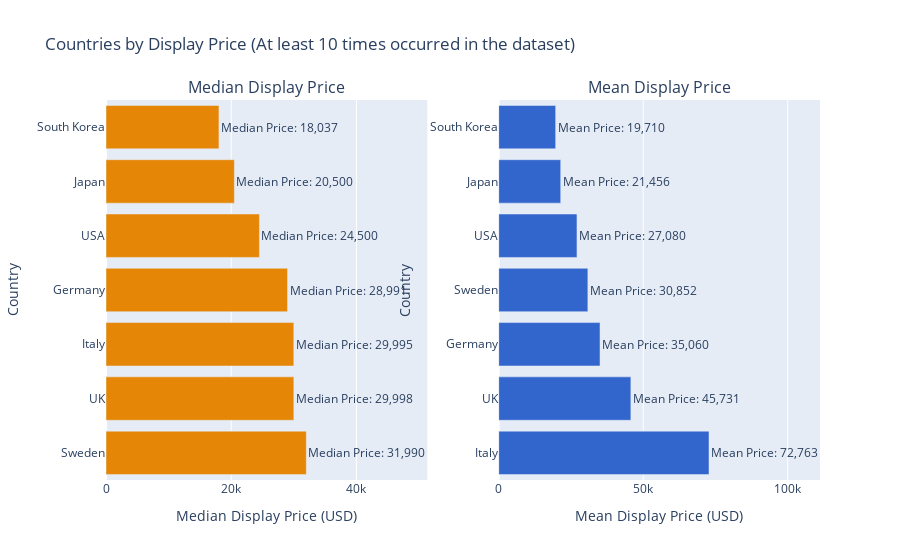

Source (notebook cell):
### Markdown cell above
## Q8 - Visualize and Interpret the Mean and Median of Car Display Prices by Country

* Insight 8.1: When we look at both graphs, we see huge differences. For example, when Italian cars have a Median price of 30k, in terms of Mean we see 72k. This can be caused by the fact that there are 3 Supercar brands in Italy, which can cause our mean to rise. For this reason, it's better to look at the median or use metrics based on country characteristics. On the other hand, in other countries, mean and median display prices follow similar prices with small differences.

* Insight 8.2 South Korea and Japan has the lowest display prices on both metrics.

### Code cell
top_10_countries_median = df.groupby('country').filter(lambda x: len(x) >= 10)\
                            .groupby('country')['display_price'].median()\
                            .sort_values(ascending=False)\
                            .head(10)
top_10_countries_median = top_10_countries_median.reset_index()

top_10_countries_mean = df.groupby('country').filter(lambda x: len(x) >= 10)\
                          .groupby('country')['display_price'].mean()\
                          .sort_values(ascending=False)\
                          .head(10)
top_10_countries_mean = top_10_countries_mean.reset_index()

fig1 = px.bar(top_10_countries_median, 
              x='display_price', 
              y='country', 
              orientation='h',
              title='Countries by Median Display Price (At least 10 times occurred in the dataset)',
              labels={'display_price': 'Median Display Price', 'country': 'Country'},
              color_discrete_sequence=px.colors.qualitative.Vivid
)

fig2 = px.bar(top_10_countries_mean, 
              x='display_price', 
              y='country', 
              orientation='h',
              title='Countries by Mean Display Price (At least 10 times occurred in the dataset)',
              labels={'display_price': 'Mean Display Price', 'country': 'Country'},
              color_discrete_sequence=px.colors.qualitative.G10
)

fig1.update_xaxes(title_text='Median Display Price (USD)')
fig1.update_yaxes(title_text='Country')

fig2.update_xaxes(title_text='Mean Display Price (USD)')
fig2.update_yaxes(title_text='Country')

fig = make_subplots(rows=1, cols=2, subplot_titles=("Median Display Price", "Mean Display Price"))

for trace in fig1['data']:
    fig.add_trace(trace, row=1, col=1)

for trace in fig2['data']:
    fig.add_trace(trace, row=1, col=2)

for i, country in enumerate(top_10_countries_median['country']):
    median_price = top_10_countries_median.loc[i, 'display_price']
    fig.add_annotation(
        x=median_price,
        y=country,
        text=f"Median Price: {median_price:,.0f}",
        showarrow=False,
        xanchor='left',
        yanchor='middle',
        row=1,
        col=1
    )

for i, country in enumerate(top_10_countries_mean['country']):
    mean_price = top_10_countries_mean.loc[i, 'display_price']
    fig.add_annotation(
        x=mean_price,
        y=country,
        text=f"Mean Price: {mean_price:,.0f}",
        showarrow=False,
        xanchor='left',
        yanchor='middle',
        row=1,
        col=2
    )

fig.update_layout(title_text="Countries by Display Price (At least 10 times occurred in the dataset)",
                  showlegend=False)

fig.update_xaxes(title_text='Median Display Price (USD)', row=1, col=1)
fig.update_xaxes(title_text='Mean Display Price (USD)', row=1, col=2)
fig.update_yaxes(title_text='Country', row=1, col=1)
fig.update_yaxes(title_text='Country', row=1, col=2)

fig.show()

### Figure 1 — Plotly figure (JSON) as saved in the notebook; plotly's stock layout.template omitted (floating-point values rounded to 4 significant figures)
{"data": [{"alignmentgroup": "True", "hovertemplate": "Median Display Price=%{x}<br>Country=%{y}<extra></extra>", "legendgroup": "", "marker": {"color": "rgb(229, 134, 6)", "pattern": {"shape": ""}}, "name": "", "offsetgroup": "", "orientation": "h", "showlegend": false, "textposition": "auto", "type": "bar", "x": [31990, 29998, 29995, 28991, 24500, 20500, 18037], "xaxis": "x", "y": ["Sweden", "UK", "Italy", "Germany", "USA", "Japan", "South Korea"], "yaxis": "y"}, {"alignmentgroup": "True", "hovertemplate": "Mean Display Price=%{x}<br>Country=%{y}<extra></extra>", "legendgroup": "", "marker": {"color": "#3366CC", "pattern": {"shape": ""}}, "name": "", "offsetgroup": "", "orientation": "h", "showlegend": false, "textposition": "auto", "type": "bar", "x": [72760.0, 45730.0, 35060.0, 30850.0, 27080.0, 21460.0, 19710.0], "xaxis": "x2", "y": ["Italy", "UK", "Germany", "Sweden", "USA", "Japan", "South Korea"], "yaxis": "y2"}], "layout": {"annotations": [{"font": {"size": 16}, "showarrow": false, "text": "Median Display Price", "x": 0.225, "xanchor": "center", "xref": "paper", "y": 1, "yanchor": "bottom", "yref": "paper"}, {"font": {"size": 16}, "showarrow": false, "text": "Mean Display Price", "x": 0.775, "xanchor": "center", "xref": "paper", "y": 1, "yanchor": "bottom", "yref": "paper"}, {"showarrow": false, "text": "Median Price: 31,990", "x": 31990, "xanchor": "left", "xref": "x", "y": "Sweden", "yanchor": "middle", "yref": "y"}, {"showarrow": false, "text": "Median Price: 29,998", "x": 29998, "xanchor": "left", "xref": "x", "y": "UK", "yanchor": "middle", "yref": "y"}, {"showarrow": false, "text": "Median Price: 29,995", "x": 29995, "xanchor": "left", "xref": "x", "y": "Italy", "yanchor": "middle", "yref": "y"}, {"showarrow": false, "text": "Median Price: 28,991", "x": 28991, "xanchor": "left", "xref": "x", "y": "Germany", "yanchor": "middle", "yref": "y"}, {"showarrow": false, "text": "Median Price: 24,500", "x": 24500, "xanchor": "left", "xref": "x", "y": "USA", "yanchor": "middle", "yref": "y"}, {"showarrow": false, "text": "Median Price: 20,500", "x": 20500, "xanchor": "left", "xref": "x", "y": "Japan", "yanchor": "middle", "yref": "y"}, {"showarrow": false, "text": "Median Price: 18,037", "x": 18037, "xanchor": "left", "xref": "x", "y": "South Korea", "yanchor": "middle", "yref": "y"}, {"showarrow": false, "text": "Mean Price: 72,763", "x": 72760.0, "xanchor": "left", "xref": "x2", "y": "Italy", "yanchor": "middle", "yref": "y2"}, {"showarrow": false, "text": "Mean Price: 45,731", "x": 45730.0, "xanchor": "left", "xref": "x2", "y": "UK", "yanchor": "middle", "yref": "y2"}, {"showarrow": false, "text": "Mean Price: 35,060", "x": 35060.0, "xanchor": "left", "xref": "x2", "y": "Germany", "yanchor": "middle", "yref": "y2"}, {"showarrow": false, "text": "Mean Price: 30,852", "x": 30850.0, "xanchor": "left", "xref": "x2", "y": "Sweden", "yanchor": "middle", "yref": "y2"}, {"showarrow": false, "text": "Mean Price: 27,080", "x": 27080.0, "xanchor": "left", "xref": "x2", "y": "USA", "yanchor": "middle", "yref": "y2"}, {"showarrow": false, "text": "Mean Price: 21,456", "x": 21460.0, "xanchor": "left", "xref": "x2", "y": "Japan", "yanchor": "middle", "yref": "y2"}, {"showarrow": false, "text": "Mean Price: 19,710", "x": 19710.0, "xanchor": "left", "xref": "x2", "y": "South Korea", "yanchor": "middle", "yref": "y2"}], "showlegend": false, "title": {"text": "Countries by Display Price (At least 10 times occurred in the dataset)"}, "xaxis": {"anchor": "y", "domain": [0, 0.45], "title": {"text": "Median Display Price (USD)"}}, "xaxis2": {"anchor": "y2", "domain": [0.55, 1], "title": {"text": "Mean Display Price (USD)"}}, "yaxis": {"anchor": "x", "domain": [0, 1], "title": {"text": "Country"}}, "yaxis2": {"anchor": "x2", "domain": [0, 1], "title": {"text": "Country"}}}}
